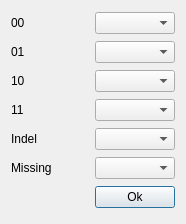
<?xml version="1.0" encoding="UTF-8"?>
<ui version="4.0">
 <class>Colors</class>
 <widget class="QDialog" name="Colors">
  <property name="geometry">
   <rect>
    <x>0</x>
    <y>0</y>
    <width>186</width>
    <height>224</height>
   </rect>
  </property>
  <property name="windowTitle">
   <string>SVAMP: Colours</string>
  </property>
  <layout class="QGridLayout" name="gridLayout">
   <item row="0" column="0">
    <widget class="QLabel" name="label_1">
     <property name="toolTip">
      <string>Choose the colour for the wildtype variants</string>
     </property>
     <property name="text">
      <string>00</string>
     </property>
    </widget>
   </item>
   <item row="0" column="1">
    <widget class="QComboBox" name="comboBox_1">
     <property name="toolTip">
      <string>Choose the colour for the wildtype variants</string>
     </property>
    </widget>
   </item>
   <item row="1" column="0">
    <widget class="QLabel" name="label_2">
     <property name="toolTip">
      <string>Choose the colour for the hetrozygous variants</string>
     </property>
     <property name="text">
      <string>01</string>
     </property>
    </widget>
   </item>
   <item row="1" column="1">
    <widget class="QComboBox" name="comboBox_2">
     <property name="toolTip">
      <string>Choose the colour for the hetrozygous variants</string>
     </property>
    </widget>
   </item>
   <item row="2" column="0">
    <widget class="QLabel" name="label_3">
     <property name="toolTip">
      <string>Choose the colour for the hetrozygous variants</string>
     </property>
     <property name="text">
      <string>10</string>
     </property>
    </widget>
   </item>
   <item row="2" column="1">
    <widget class="QComboBox" name="comboBox_3">
     <property name="toolTip">
      <string>Choose the colour for the hetrozygous variants</string>
     </property>
    </widget>
   </item>
   <item row="3" column="0">
    <widget class="QLabel" name="label_4">
     <property name="toolTip">
      <string>Choose the colour for the homozygous variants</string>
     </property>
     <property name="text">
      <string>11</string>
     </property>
    </widget>
   </item>
   <item row="3" column="1">
    <widget class="QComboBox" name="comboBox_4">
     <property name="toolTip">
      <string>Choose the colour for the homozygous variants</string>
     </property>
    </widget>
   </item>
   <item row="4" column="0">
    <widget class="QLabel" name="label_5">
     <property name="toolTip">
      <string>Choose the colour for the insertions and deletions</string>
     </property>
     <property name="text">
      <string>Indel</string>
     </property>
    </widget>
   </item>
   <item row="4" column="1">
    <widget class="QComboBox" name="comboBox_5">
     <property name="toolTip">
      <string>Choose the colour for the insertions and deletions</string>
     </property>
    </widget>
   </item>
   <item row="5" column="0">
    <widget class="QLabel" name="label_6">
     <property name="toolTip">
      <string>Choose the colour for the missing data</string>
     </property>
     <property name="text">
      <string>Missing</string>
     </property>
    </widget>
   </item>
   <item row="5" column="1">
    <widget class="QComboBox" name="comboBox_6">
     <property name="toolTip">
      <string>Choose the colour for the missing data</string>
     </property>
    </widget>
   </item>
   <item row="6" column="1">
    <widget class="QPushButton" name="pushButton">
     <property name="text">
      <string>Ok</string>
     </property>
    </widget>
   </item>
  </layout>
 </widget>
 <resources/>
 <connections/>
</ui>
